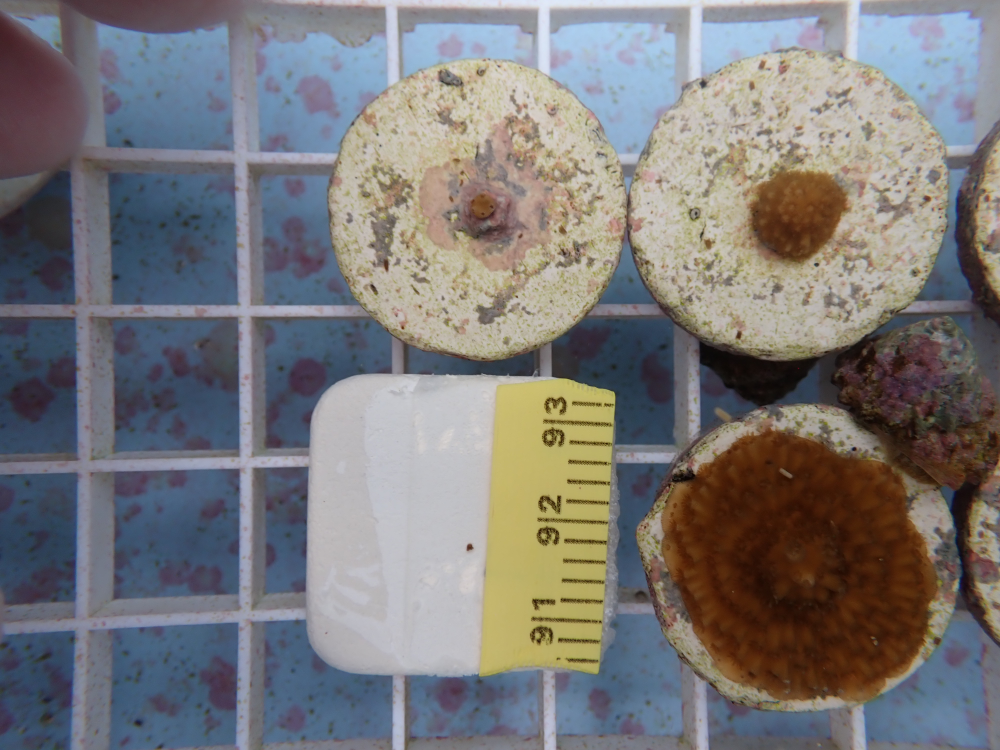
#> input picture database/APRO23_CN1_2024_07_18_3.JPG, 4000 x 3000 px (shown at 1/4 size)
$ python -i preprocessing.py   (imports and definitions only)
#> lines starting #> are read from the running program, lines starting #| are printed output that depends on the picture; after the words box and inside, x2 and y2 are one past the last pixel; in counts of white or black regions, pixels touching at a corner belong together
#> further down, picture is the input picture: shape (3000, 4000, 3); mean B, G, R 120.2, 119.5, 121.4
import cv2
import numpy as np

def create_cleaned_mask(img, min_contour_area=5000):
    """
    Generate a binary mask by thresholding a grayscale version of the image,
    followed by morphological operations and filtering out small contours.

    Args:
        img (np.ndarray): Input image (BGR).
        min_contour_area (int): Minimum contour area to retain.

    Returns:
        mask (np.ndarray): Cleaned binary mask.
        valid_contours (list[np.ndarray]): List of contours above the area threshold.
    """
#> called with min_contour_area = 5000
    # Convert to grayscale
    gray = cv2.cvtColor(img, cv2.COLOR_BGR2GRAY)
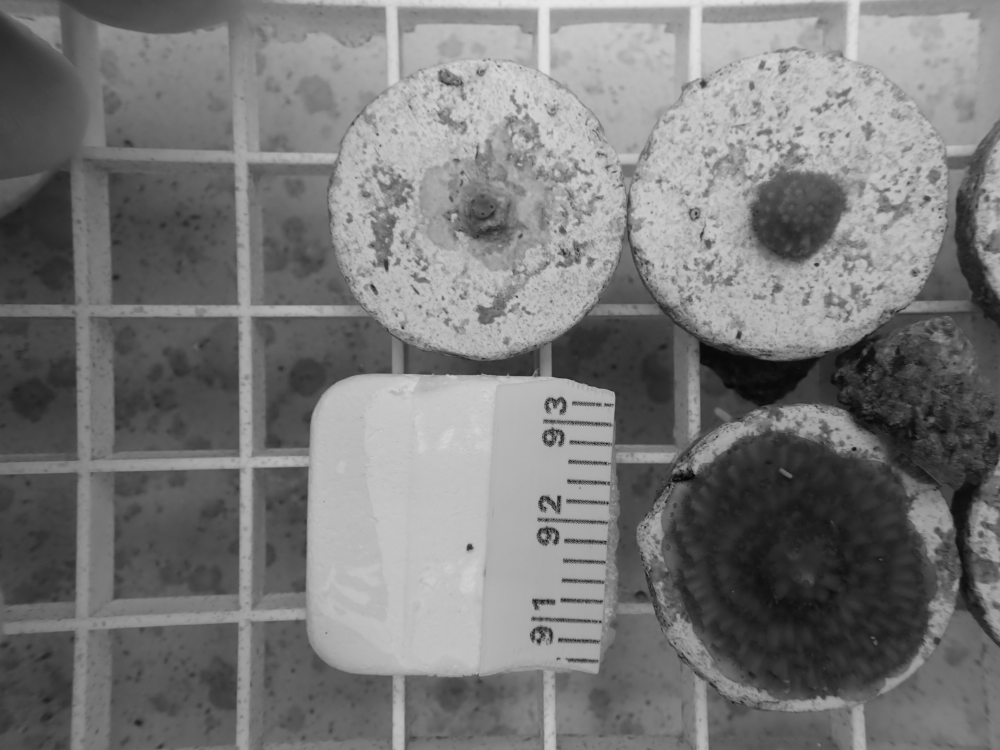
#> gray: shape (3000, 4000) (shown at 1/4 size); min 2, max 253, mean 120.2

    # Binary thresholding
    _, mask = cv2.threshold(gray, 128, 255, cv2.THRESH_BINARY)
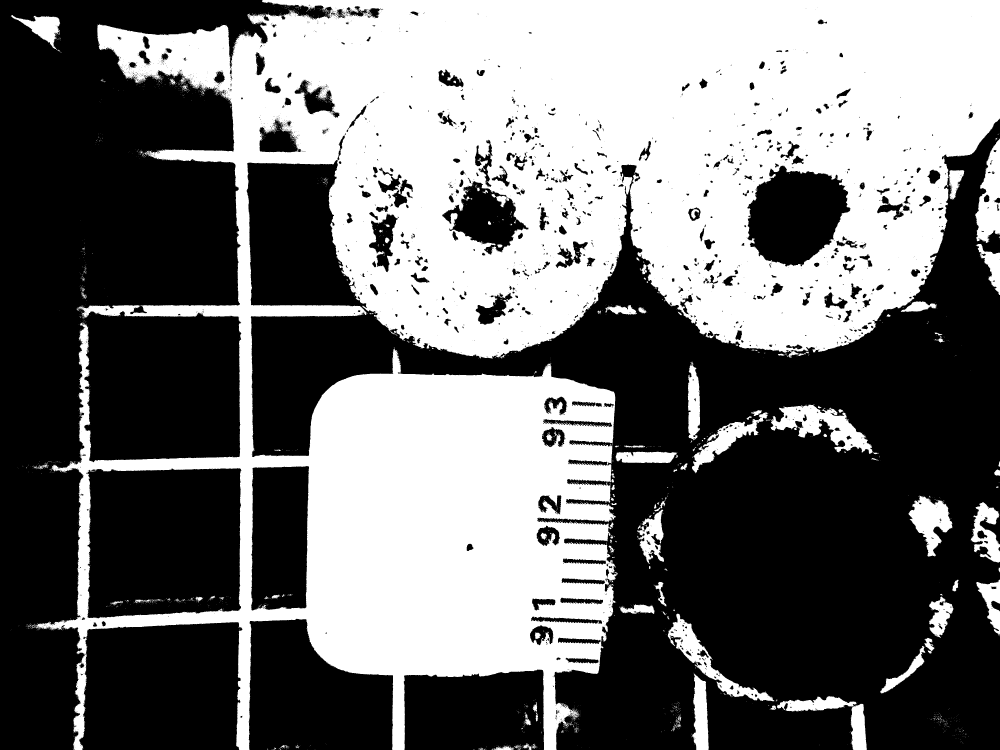
#> mask: shape (3000, 4000) (shown at 1/4 size); 43.9% white; 3088 white regions (2892 under 20 px), largest, box (x1, y1, x2, y2) and area: (143, 0, 4000, 3000) 4979360, (3082, 1619, 3491, 1816) 32278, (2671, 2455, 3098, 2805) 26104

    # Morphological operations
    kernel = np.ones((5, 5), np.uint8)
    mask = cv2.morphologyEx(mask, cv2.MORPH_OPEN, kernel)
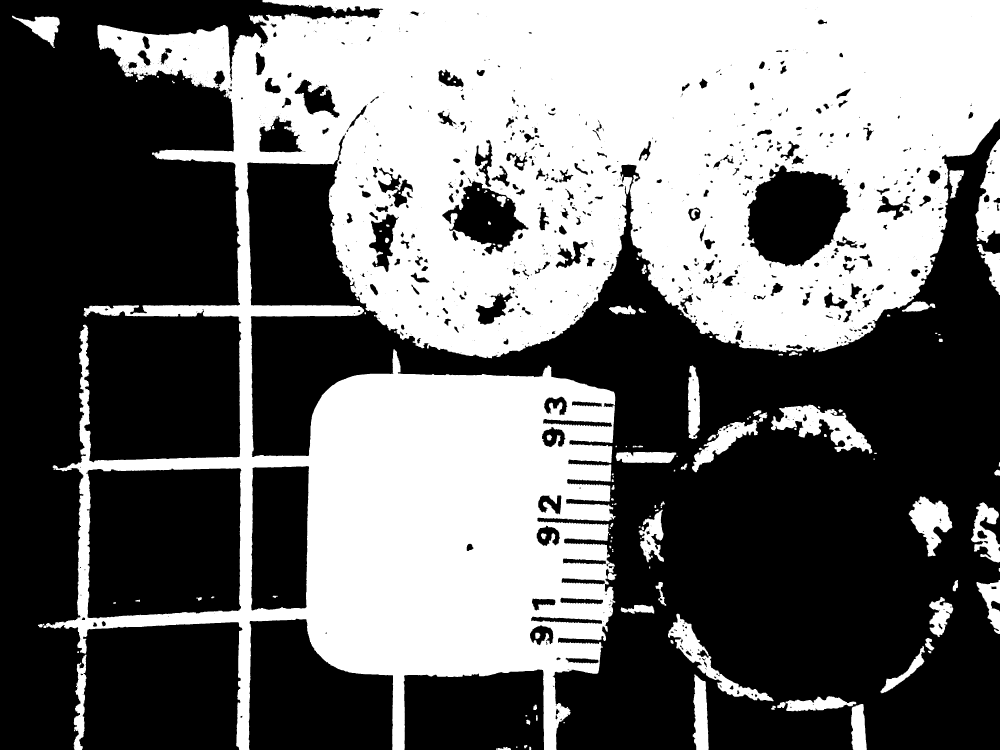
#> mask: shape (3000, 4000) (shown at 1/4 size); 43.4% white; 161 white regions, largest, box (x1, y1, x2, y2) and area: (174, 0, 4000, 3000) 4923043, (3084, 1619, 3489, 1814) 31584, (2672, 2455, 3094, 2805) 25173
    mask = cv2.morphologyEx(mask, cv2.MORPH_CLOSE, kernel)
#> mask: shape (3000, 4000); 43.6% white; 98 white regions

    # Find and filter contours
    contours, _ = cv2.findContours(mask, cv2.RETR_EXTERNAL, cv2.CHAIN_APPROX_SIMPLE)
#> contours = 78 contours, 7 with area under 20; largest, box (x1, y1, x2, y2) and area: (152, 0, 4000, 3000) 5793486, (3084, 1619, 3489, 1814) 32182, (2672, 2455, 3094, 2805) 26654, (3902, 556, 4000, 971) 24930, (3635, 1986, 3809, 2226) 20885
    filtered_mask = np.zeros_like(mask)
    valid_contours = []

    for contour in contours:
        if cv2.contourArea(contour) > min_contour_area:
            cv2.drawContours(filtered_mask, [contour], -1, 255, cv2.FILLED)
            valid_contours.append(contour)
#> this loop made 78 passes
#> contour on passes 3, 5, 24, 27, 29, 42, 43, 44, 46: [[2064, 2986], [2064, 2990], [2069, 2990], [2069, 2986]], [[2254, 2888], [2254, 2892], [2258, 2892], [2258, 2888]], [[2596, 2266], [2596, 2273], [2600, 2273], [2600, 2266]], [[2442, 2161], [2442, 2168], [2446, 2168], [2446, 2161]], [[2598, 2063], [2598, 2067], [2602, 2067], [2602, 2063]], [[3494, 1834], [3494, 1838], [3498, 1838], [3498, 1834]], [[2706, 1823], [2706, 1827], [2710, 1827], [2710, 1823]], [[3497, 1811], [3497, 1815], [3506, 1815], [3506, 1811]], [[2503, 1784], [2503, 1788], [2507, 1788], [2507, 1784]]
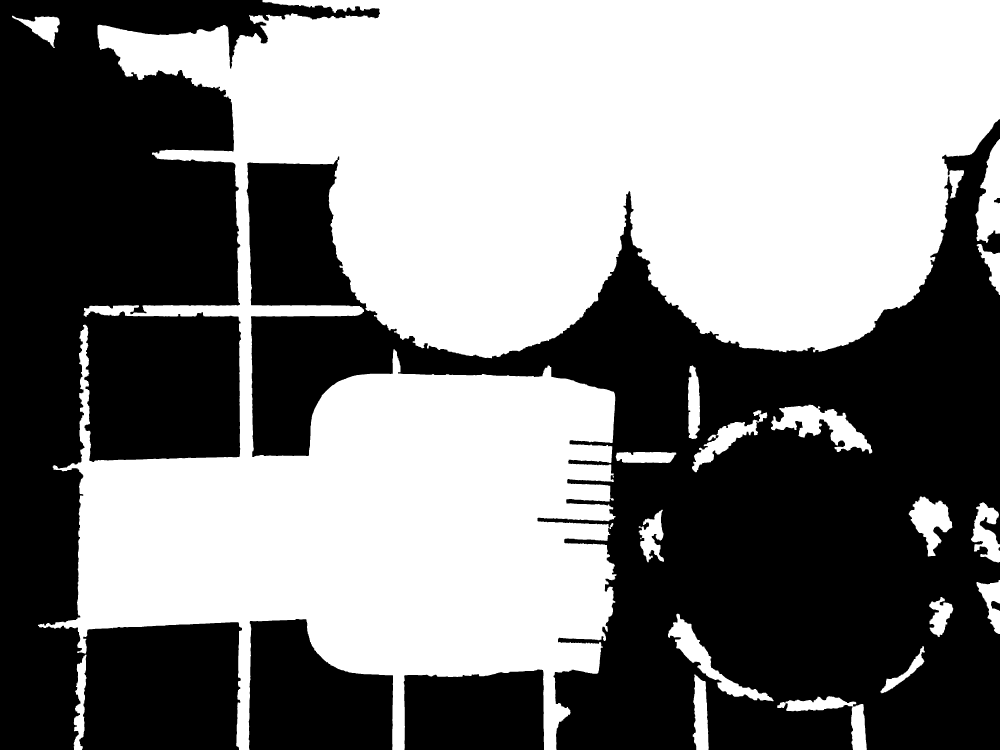
#> filtered_mask: shape (3000, 4000) (shown at 1/4 size); 50.6% white; 7 black regions
#> after the loop, valid_contours = 18 contours; largest, box (x1, y1, x2, y2) and area: (152, 0, 4000, 3000) 5793486, (3084, 1619, 3489, 1814) 32182, (2672, 2455, 3094, 2805) 26654, (3902, 556, 4000, 971) 24930, (3635, 1986, 3809, 2226) 20885

    return filtered_mask, valid_contours

>>> import cv2
>>> picture = cv2.imread('../../database/APRO23_CN1_2024_07_18_3.JPG')
>>> result = create_cleaned_mask(picture)

$ run again, on database/APRO23_ML2_2024_07_18_2.JPG
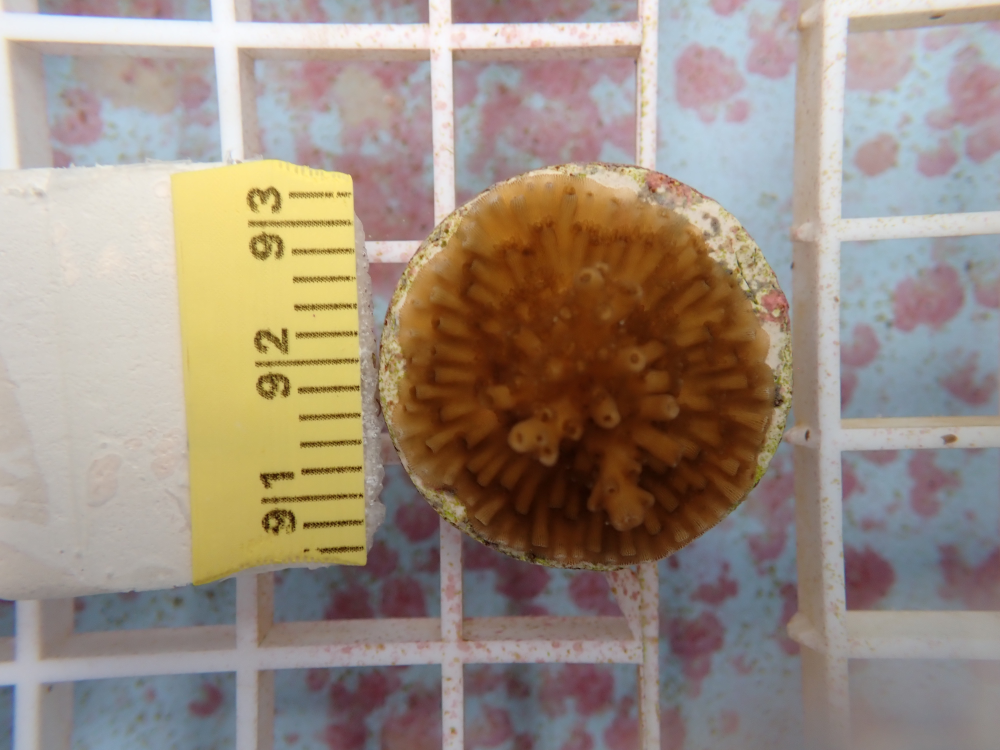
#> input picture database/APRO23_ML2_2024_07_18_2.JPG, 4000 x 3000 px (shown at 1/4 size)
#> picture is the input picture: shape (3000, 4000, 3); mean B, G, R 128.1, 140.9, 155.3
#> in create_cleaned_mask, `mask = cv2.morphologyEx(mask, cv2.MORPH_CLOSE, kernel)`:
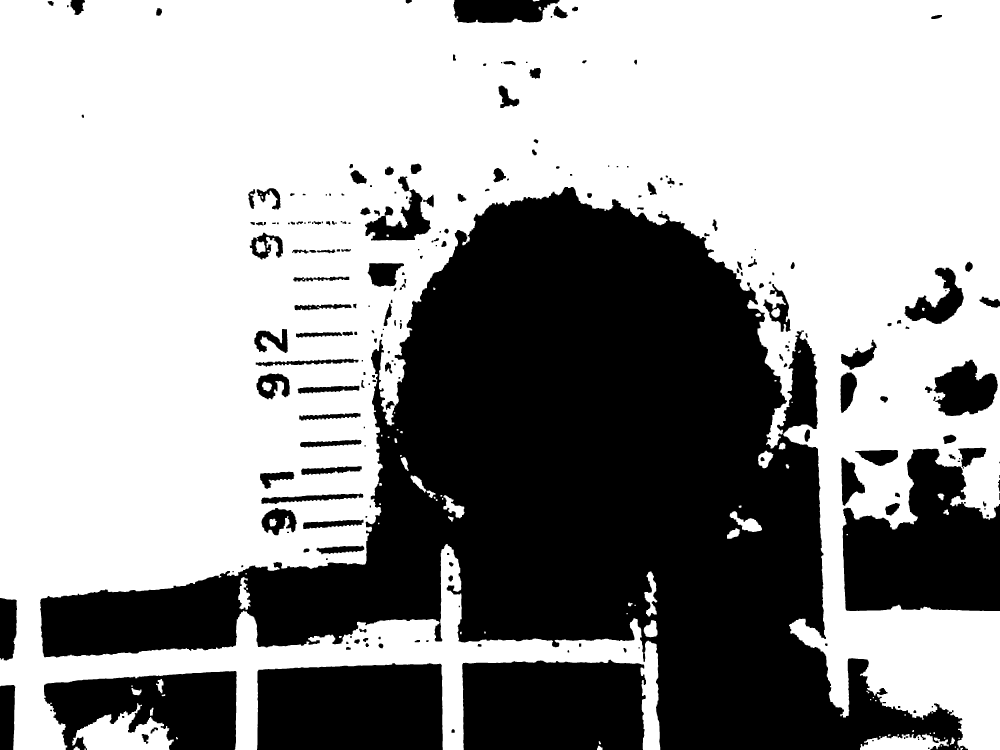
#> mask: shape (3000, 4000) (shown at 1/4 size); 61.3% white; 252 black regions (1 under 20 px)
#> contours = 71 contours, 10 with area under 20; largest, box (x1, y1, x2, y2) and area: (0, 0, 4000, 3000) 7567945, (289, 2813, 695, 3000) 40022, (3440, 2935, 3795, 3000) 15095, (2919, 2045, 3048, 2128) 4238, (2577, 2286, 2629, 2466) 4191
#> the loop in create_cleaned_mask, `for contour in contours:` made 71 passes
#> contour on passes 1, 2, 5, 7, 9, 11, 15: [[338, 2994], [338, 2999], [342, 2999], [342, 2994]], [[3829, 2993], [3829, 2999], [3833, 2999], [3833, 2993]], [[3819, 2986], [3819, 2990], [3823, 2990], [3823, 2986]], [[3763, 2981], [3763, 2985], [3767, 2985], [3767, 2981]], [[3834, 2951], [3834, 2955], [3838, 2955], [3838, 2951]], [[3776, 2950], [3776, 2954], [3780, 2954], [3780, 2950]], [[3719, 2931], [3719, 2935], [3723, 2935], [3723, 2931]]
#> after the loop in create_cleaned_mask, `for contour in contours:`:
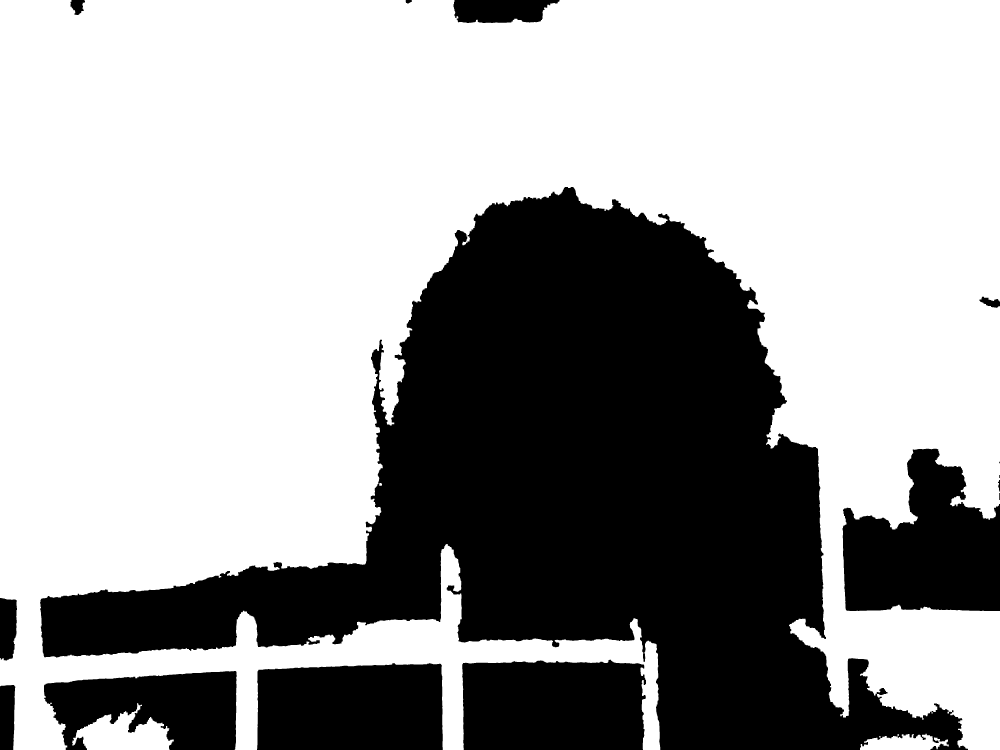
#> filtered_mask: shape (3000, 4000) (shown at 1/4 size); 63.7% white; 15 black regions (1 under 20 px)
#> after the loop in create_cleaned_mask, `for contour in contours:`: valid_contours = 3 contours; box (x1, y1, x2, y2) and area: (0, 0, 4000, 3000) 7567945, (289, 2813, 695, 3000) 40022, (3440, 2935, 3795, 3000) 15095

$ run again, on database/coral3.JPG
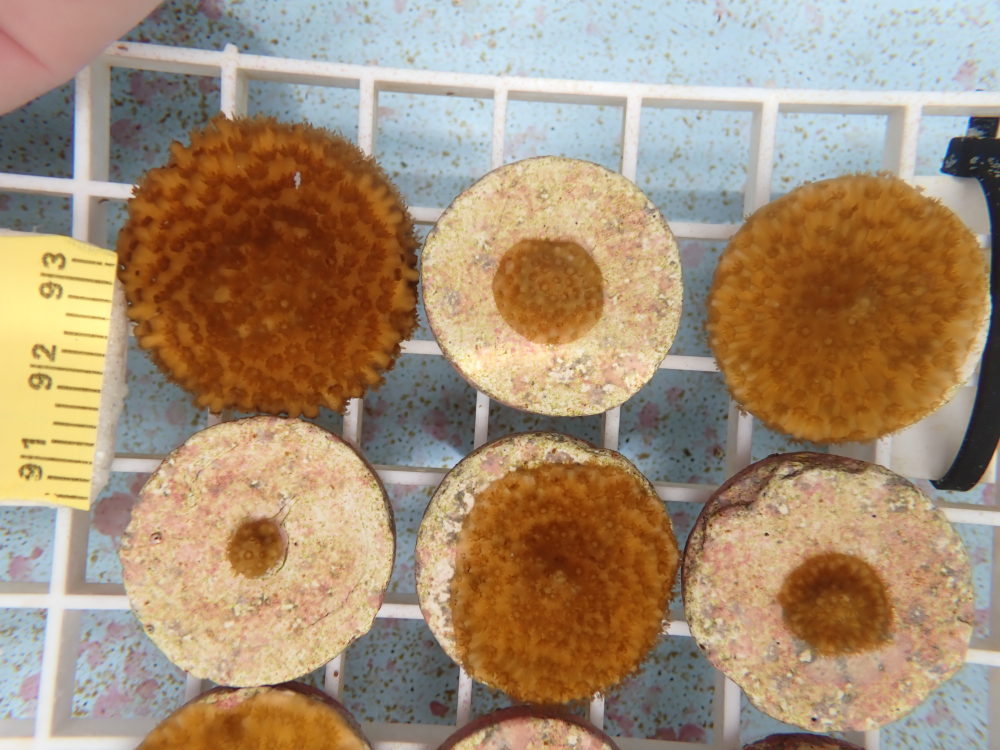
#> input picture database/coral3.JPG, 4000 x 3000 px (shown at 1/4 size)
#> picture is the input picture: shape (3000, 4000, 3); mean B, G, R 115.8, 141.4, 164.7
#> in create_cleaned_mask, `mask = cv2.morphologyEx(mask, cv2.MORPH_CLOSE, kernel)`:
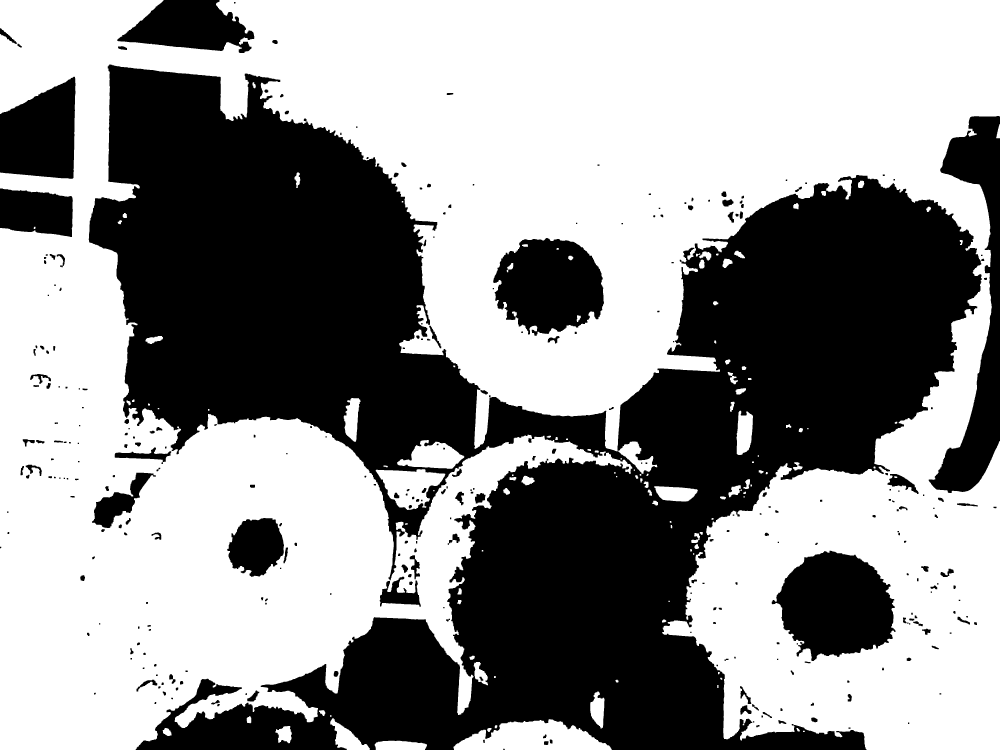
#> mask: shape (3000, 4000) (shown at 1/4 size); 57.7% white; 316 black regions
#> contours = 111 contours, 6 with area under 20; largest, box (x1, y1, x2, y2) and area: (0, 0, 4000, 3000) 7132928, (1814, 2877, 2447, 3000) 50304, (1503, 1877, 1781, 2040) 26715, (1589, 1760, 1857, 1875) 18033, (2946, 1643, 3012, 1820) 8740
#> the loop in create_cleaned_mask, `for contour in contours:` made 111 passes
#> contour on passes 2, 11, 14, 22, 25, 37, 39: [[3212, 2923], [3212, 2927], [3218, 2927], [3218, 2923]], [[1320, 2861], [1320, 2866], [1325, 2866], [1325, 2861]], [[2869, 2740], [2869, 2751], [2873, 2751], [2873, 2740]], [[2674, 2403], [2674, 2407], [2678, 2407], [2678, 2403]], [[2772, 2213], [2772, 2218], [2776, 2218], [2776, 2213]], [[2974, 1985], [2974, 1989], [2978, 1989], [2978, 1985]], [[1733, 1960], [1733, 1964], [1737, 1964], [1737, 1960]]
#> after the loop in create_cleaned_mask, `for contour in contours:`:
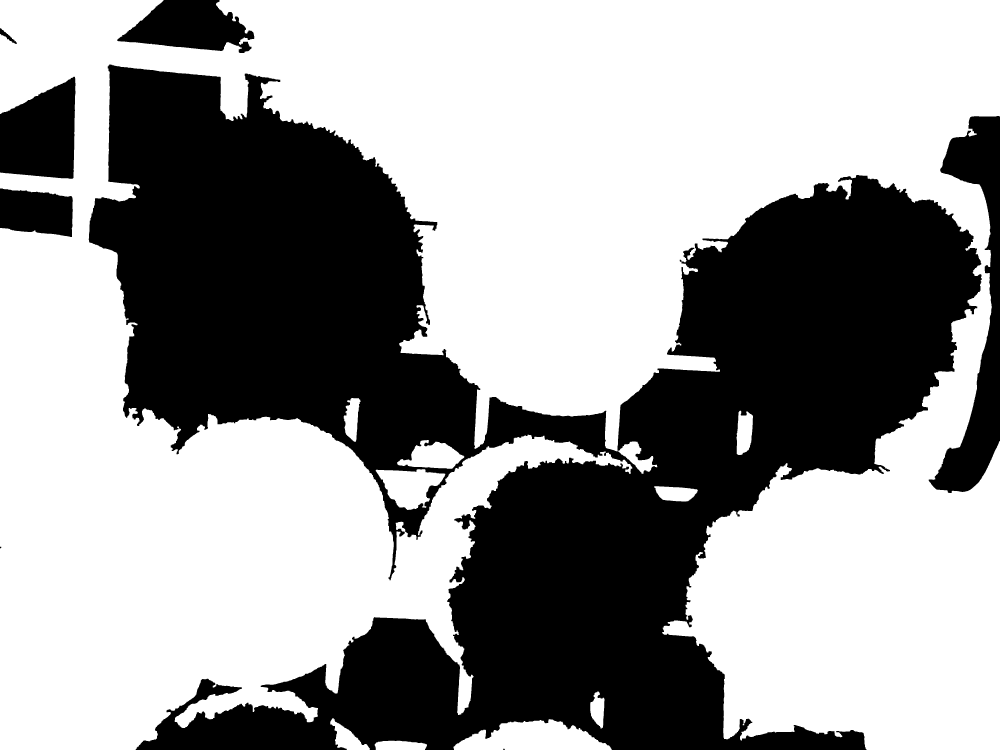
#> filtered_mask: shape (3000, 4000) (shown at 1/4 size); 60.8% white; 8 black regions
#> after the loop in create_cleaned_mask, `for contour in contours:`: valid_contours = 10 contours; largest, box (x1, y1, x2, y2) and area: (0, 0, 4000, 3000) 7132928, (1814, 2877, 2447, 3000) 50304, (1503, 1877, 1781, 2040) 26715, (1589, 1760, 1857, 1875) 18033, (2946, 1643, 3012, 1820) 8740
